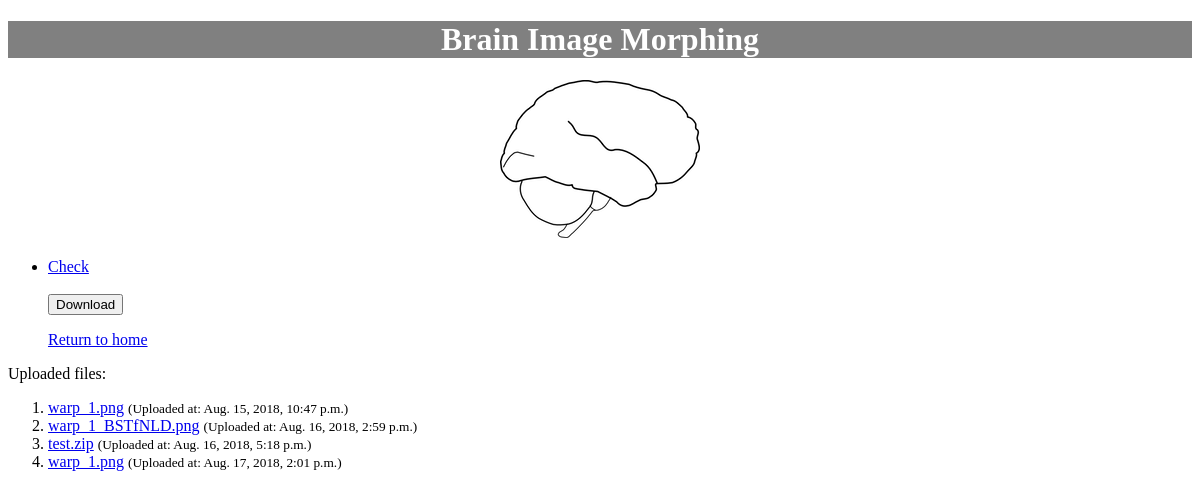
Page /registration/list_of_images on the earlier database version.
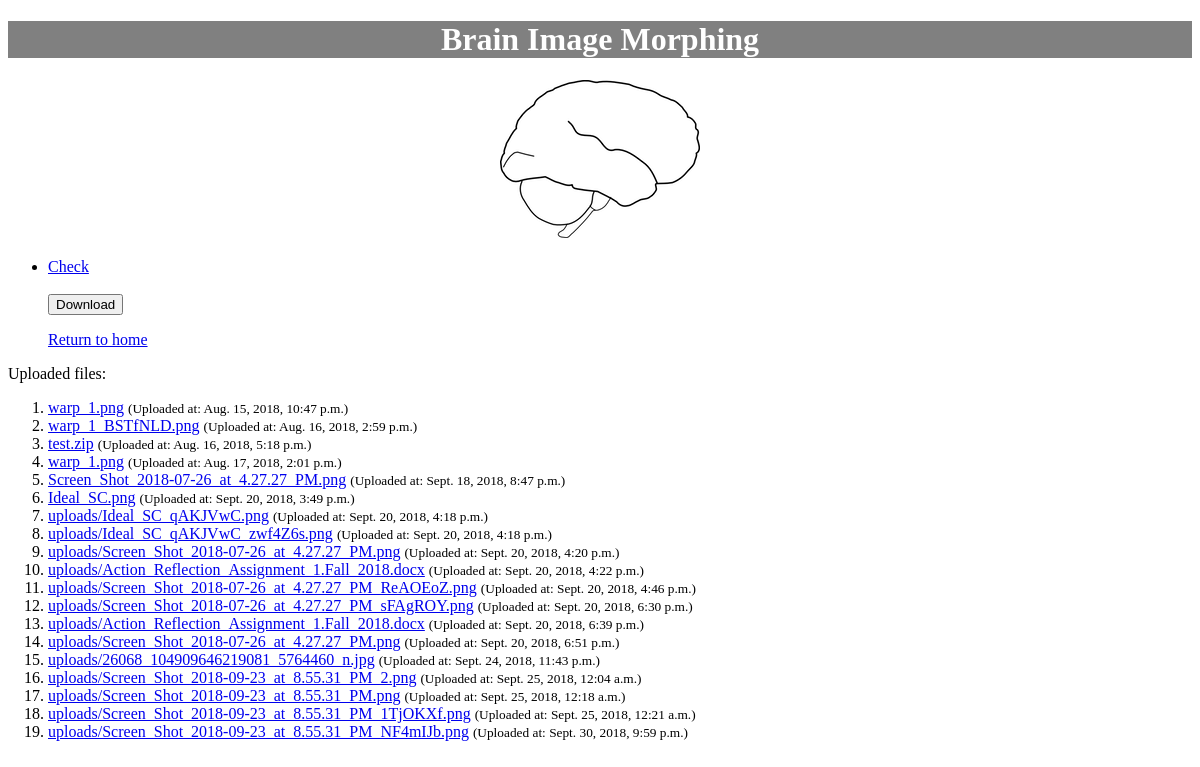
Same page on the later database version.
### registration/models.py (models this page shows)
class Document(models.Model):
    description = models.CharField(max_length=255, blank=True)
    document = models.FileField(upload_to='uploads/')
    uploaded_at = models.DateTimeField(auto_now_add=True)

### registration/views.py (the view)
# urls.py: path('list_of_images', views.list_of_images, name='list_of_images'),
def list_of_images(request):
    uploads = Document.objects.all()
    return render(request, 'registration/list_of_images.html', { 'uploads': uploads })

### registration/templates/registration/list_of_images.html (shortened to what this page needs)
{% load static %}
<!DOCTYPE html>
<html>
<head>
</head>
<body>
{% block content %}
  <header id="title"> <h1> Brain Image Morphing </h1> </header>
  <center><img src="{% static './img/ideal.png' %}" alt="rat_brain"></center>
    <ul>
      <li>
        <a href="{% url 'registration:test_print' %}">Check</a>
        <div>
          <form action="{% url 'registration:upload_file' %}" method="POST">
            <br>
            <input id="submit" type="submit" value="Download" />
        </form>
        </div>
        <div>
          <p><a href="{% url 'registration:index' %}">Return to home</a></p>
        </div>
      </li>
    </ul>
  <p>Uploaded files:</p>
  <ol>
    {% for obj in uploads %}
      <li>
      <a href="{{ obj.document.url }}">{{ obj.document.name }}</a>
      <small>(Uploaded at: {{ obj.uploaded_at }})</small>
    </li>
    {% endfor %}
  </ol>
{% endblock %}
</body>
</html>

### registration/templates/registration/list_of_images.html (style rules this page uses)
#title { text-align: center; background-color: gray; color: white; }

Differences in the rows shown:
added Document: document.name "Screen_Shot_2018-07-26_at_4.27.27_PM.png", uploaded_at "Sept. 18, 2018, 8:47 p.m."
added Document: document.name "Ideal_SC.png", uploaded_at "Sept. 20, 2018, 3:49 p.m."
added Document: document.name "uploads/Ideal_SC_qAKJVwC.png", uploaded_at "Sept. 20, 2018, 4:18 p.m."
added Document: document.name "uploads/Ideal_SC_qAKJVwC_zwf4Z6s.png", uploaded_at "Sept. 20, 2018, 4:18 p.m."
added Document: document.name "uploads/Screen_Shot_2018-07-26_at_4.27.27_PM.png", uploaded_at "Sept. 20, 2018, 4:20 p.m."
added Document: document.name "uploads/Action_Reflection_Assignment_1.Fall_2018.docx", uploaded_at "Sept. 20, 2018, 4:22 p.m."
added Document: document.name "uploads/Screen_Shot_2018-07-26_at_4.27.27_PM_ReAOEoZ.png", uploaded_at "Sept. 20, 2018, 4:46 p.m."
added Document: document.name "uploads/Screen_Shot_2018-07-26_at_4.27.27_PM_sFAgROY.png", uploaded_at "Sept. 20, 2018, 6:30 p.m."
added Document: document.name "uploads/Action_Reflection_Assignment_1.Fall_2018.docx", uploaded_at "Sept. 20, 2018, 6:39 p.m."
added Document: document.name "uploads/Screen_Shot_2018-07-26_at_4.27.27_PM.png", uploaded_at "Sept. 20, 2018, 6:51 p.m."
added Document: document.name "uploads/26068_104909646219081_5764460_n.jpg", uploaded_at "Sept. 24, 2018, 11:43 p.m."
added Document: document.name "uploads/Screen_Shot_2018-09-23_at_8.55.31_PM_2.png", uploaded_at "Sept. 25, 2018, 12:04 a.m."
added Document: document.name "uploads/Screen_Shot_2018-09-23_at_8.55.31_PM.png", uploaded_at "Sept. 25, 2018, 12:18 a.m."
added Document: document.name "uploads/Screen_Shot_2018-09-23_at_8.55.31_PM_1TjOKXf.png", uploaded_at "Sept. 25, 2018, 12:21 a.m."
added Document: document.name "uploads/Screen_Shot_2018-09-23_at_8.55.31_PM_NF4mIJb.png", uploaded_at "Sept. 30, 2018, 9:59 p.m."
